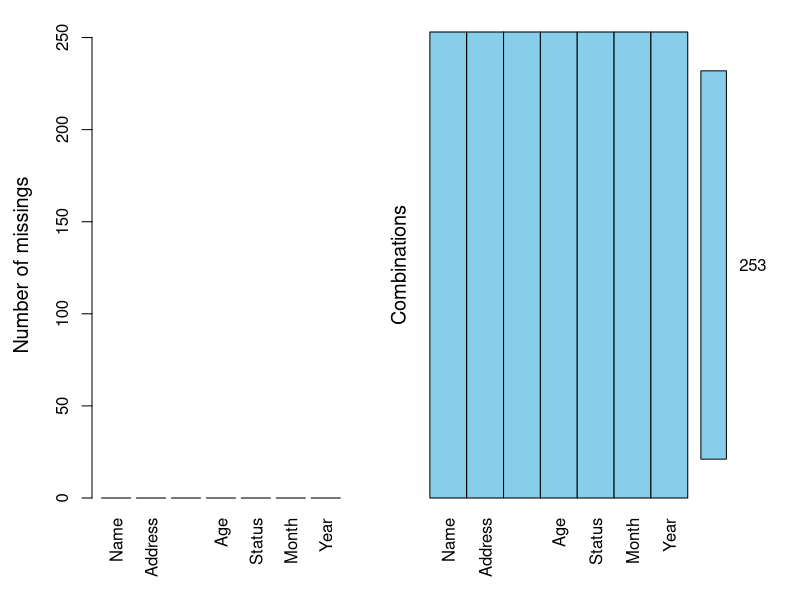
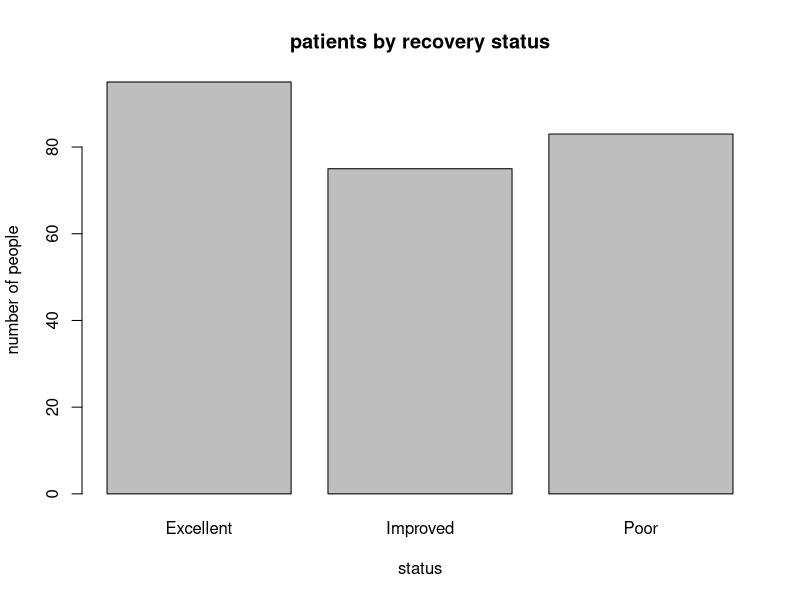

The R source for these figures, in order:
setwd("D:/LYIT/workspace/r/practicals")
getwd()
diabetes_data <- read.csv("dataset/diabetes.csv", 
                          na = "", stringsAsFactors=FALSE)

# check missing and delete
#install.packages("VIM")
library(VIM)
missing_values <- aggr(diabetes_data, prop = FALSE, numbers = TRUE)
# Show summary of the contents of missing_values
summary(missing_values)

complete_data <- complete.cases(diabetes_data)
complete_data
# Show sum of missing rows
sum(complete_data)

# We can remove all missing data with this code.
# Removes any rows that contains NA - listwise deletion
new_diabetes_data <- na.omit(diabetes_data)
str(new_diabetes_data)

str(new_diabetes_data)
convert_date <- paste('01',
  new_diabetes_data$Month,new_diabetes_data$Year,sep='/')
# 
new_diabetes_data$Date <- as.Date(convert_date,"%d/%m/%Y")
new_diabetes_data$Status <- as.factor(new_diabetes_data$Status)
str(new_diabetes_data)
# group summary
summary(new_diabetes_data$Status)
# settings
display_settings <- par(no.readonly = TRUE)
# add titles and relevant numbers to the chart
plot(new_diabetes_data$Status, main='patients by recovery status',
     xlab = 'status',
     ylab = 'number of people')
# save the modified dataframe to new csv file
write.csv(new_diabetes_data, 
          file = 'dataset/new_diabetes_data.csv')
